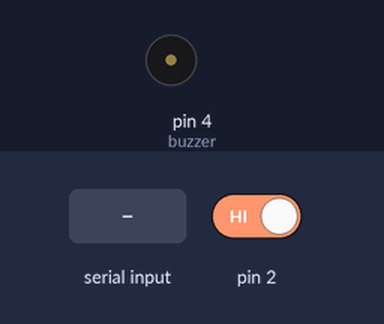
The sketch below on a simulated Arduino Uno, built with avr-gcc and run on an emulated ATmega328P. Shown: buzzer (waves = sounding, pin HIGH). Wiring (inferred from the names in the program): DS1307 clock at I2C address 0x68. Inputs (shaded band) come from the test bench; at power-on: pin 2 HIGH. The local clock reads 2024-03-15 10:24:30 at power-on unless the sketch sets it; what the sketch prints to the serial monitor is not drawn.

Above: at 1.2 s.
1.3 s: pin 2 driven LOW
At 2.4 s:
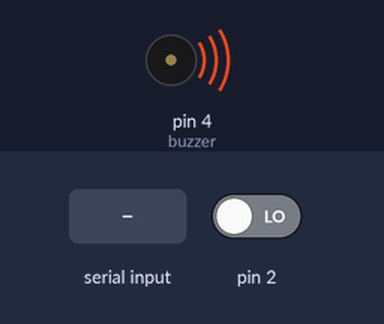
2.8 s: "3\n" received over Serial
5.3 s: "30,150\n" received over Serial
7.8 s: "5\n" received over Serial
Timing chart, 0 to 10.8 s (numbered marks = the images above; inputs shaded):
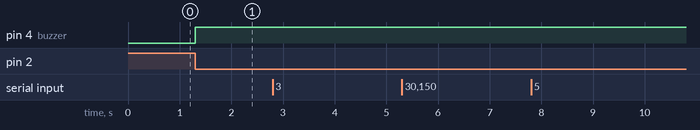

The sketch:

IOT_AssignmentFinal.ino
```cpp
/*
  ----- VERSION 13 -----
  Sensors: DS1307 Real Time Clock, Light Detecting Resistor, Buzzer
  Libraries: Uses TimeLib Library, DS1307RTC Library, Wire Library for 12C

*/

// include required libraries
// library for I2C for RTC sensor
#include <Wire.h>

// library for time
#include <TimeLib.h>

// library for RTC sensor
#include <DS1307RTC.h>

// define a constant for RTC I2C Address
#define DS1307_CTRL_ID 0x68

// define a constant for light sensor
#define photoCellPin 0

// define a constant for buzzer sensor
#define buzzer 4

// variables to count square wave pulses
int ticks = 0;
int prevTickValue = 0;

// variable for LDR
int photoCellReading;

// variable for user's input
int userTime;

// variable for medicationTracking
boolean medicationTaken = false;

void setup() {

    // send debugging information via the Serial monitor
    Serial.begin(9600);

    // attach interrupt to pin D2
    attachInterrupt(0,handleInt,FALLING);

    // set square wve at 1Hz
    setSQW(0x10);

    // state that buzzer is an output
    pinMode(buzzer,OUTPUT);

}

void loop() {

    // see if serial data is being received
    if (Serial.available() > 0) {

      // created a new string variable to receive serial data
      // userTime = 0;

      // loop through received data and append to the variable
      while (Serial.available() > 0) {

        // pass data as integer
        userTime += Serial.parseInt();

      }

      // print received serial data
      Serial.println("Usertime: " + userTime);

    }

    // read LDR sensor every 3 seconds
    if (ticks == 3){

      // get readings from LDR & assign it to variable
      photoCellReading = analogRead(photoCellPin);

      // reset the tick to zero
      ticks = 0;

    }

    // update serial monitor display if a second has elapsed
    if (ticks != prevTickValue) {

      // assign tick to previous value
      prevTickValue = ticks;

      // pass in the reading for LDR into the function
      printCurrentTime(photoCellReading);
    }

}

// interrupt the handler
void handleInt() {

    // increase ticks by 1
    ticks++;

}

// setup RTC Module for 1 Hz square wave
void setSQW(uint8_t value) {
    Wire.beginTransmission(DS1307_CTRL_ID);
    Wire.write(7);
    Wire.write(value);
    Wire.endTransmission();
}


// print to the serial monitor
void printCurrentTime(int photoCellReading){

  // formats the timestamp into time elements like hours and mins
  tmElements_t tm;

  // if the real time clock can read time
  if (RTC.read(tm)) {

    // display time & date
    int currentHour = tm.Hour;
    int currentMinute = tm.Minute;
    int curentSecond = tm.Second;

    // if it's midnight
    if (medicationTaken && currentHour == 0  && currentMinute == 0) {

        medicationTaken = false;
        digitalWrite(buzzer, LOW);

        // test: display message
        // Serial.print(" New Day started!");

    // user didn't taken their med, the box is closed and it's past the scheduled time
    } else if (!medicationTaken && photoCellReading <= 500 && currentHour >= userTime) {

        // medicationTaken = false;
        digitalWrite(buzzer, HIGH);

        // test: display message
        // Serial.print(" Medication not taken");

    // user are taking their med, the box is open and it's past the scheduled time
    } else if (!medicationTaken && photoCellReading > 500 && currentHour >= userTime) {

        medicationTaken = true;
        digitalWrite(buzzer, LOW);

        // print on serial
        Serial.print("Keep it up!");

        // test: display message
        // Serial.print(" User taking medication");

    // user have taken their med, the box is closed and it's past the scheduled time
    } else if (medicationTaken && photoCellReading <= 500 && currentHour >= userTime) {

        medicationTaken = true;
        digitalWrite(buzzer, LOW);

        // test: display message
        // Serial.print(" User already took medication");

    // user have taken their med, the box is open and it's past the scheduled time
    } else if (medicationTaken && photoCellReading > 500 && currentHour >= userTime) {

        // medicationTaken = true;
        digitalWrite(buzzer, LOW);

        // test: display message
        // Serial.print(" User took medication, but box is open");

    // else do this
    } else {

        digitalWrite(buzzer, LOW);

        // test: display message
        // Serial.print(" OTHER REASON!");

    }

    Serial.println();

  }
}
```

Measured:
- after the input at 1.3 s, pin 4 (buzzer): LOW → HIGH at once
- after the input at 2.8 s, every drawn part: stays the same
- after the input at 5.3 s, every drawn part: stays the same
- after the input at 7.8 s, every drawn part: stays the same
